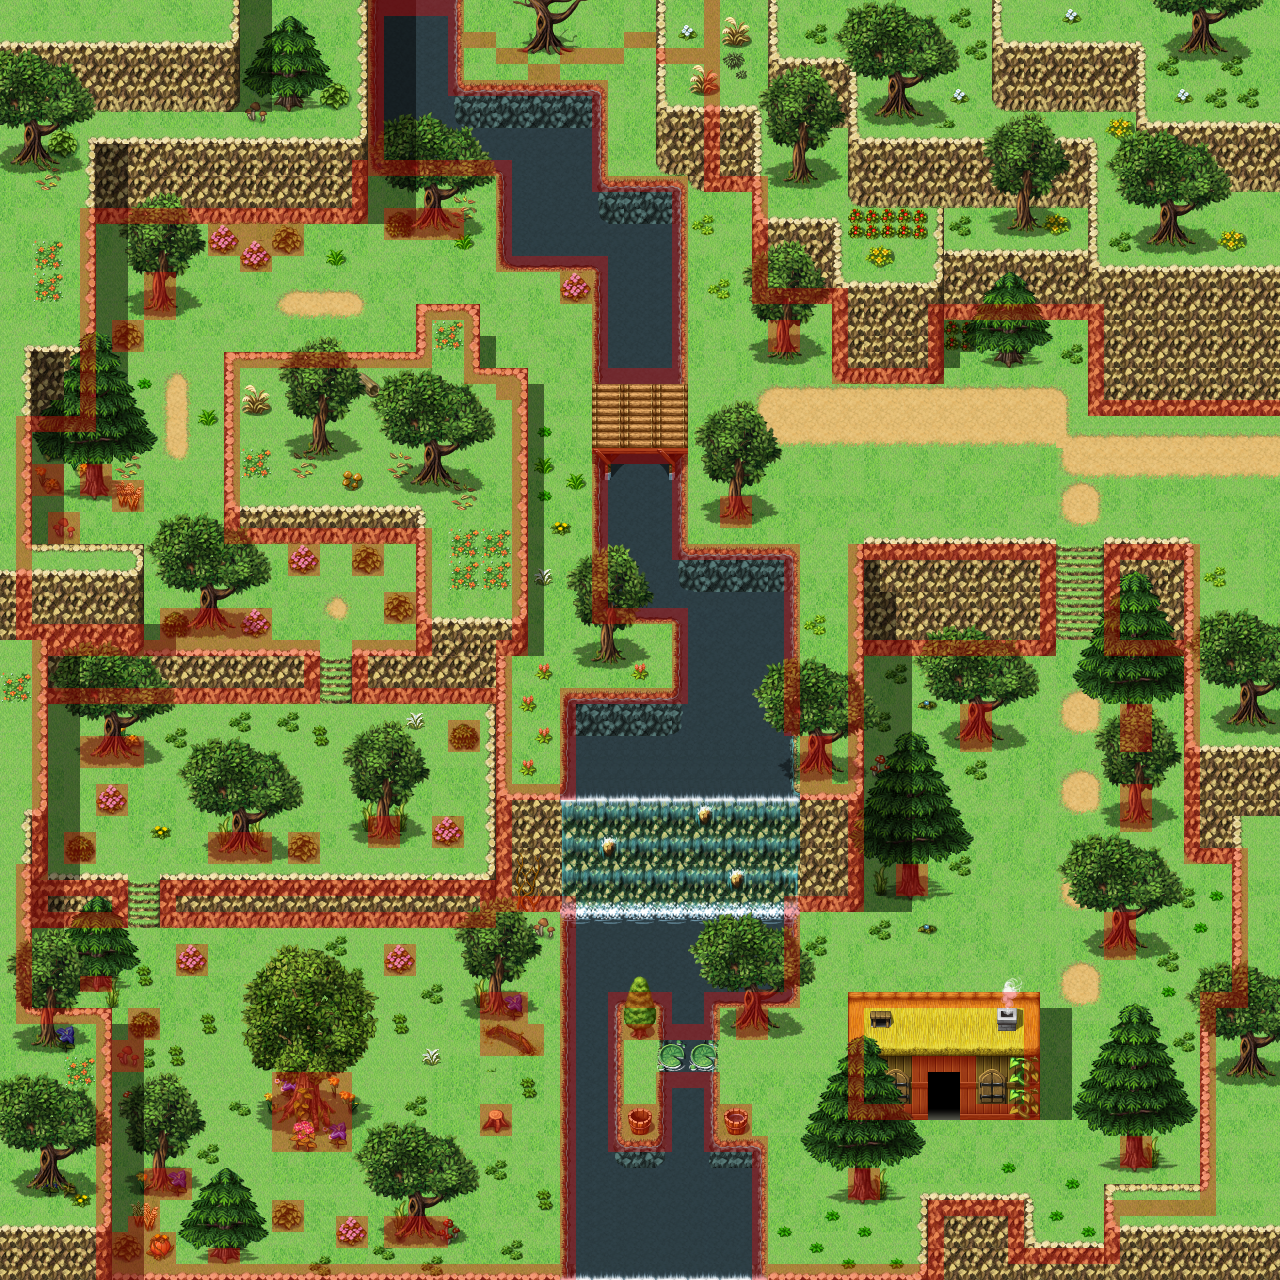

Tiled map render using the project's own tile images. Description and the map definition, with tile-layer contents summarised, below:
An orthogonal 80x80 tile map with 16x16 px tiles, 7 tile layers (Ground, Ground Detail, Foreground, Foreground Detail, ...), 8 tilesets and 1 object.

<map version="1.0" orientation="orthogonal" renderorder="right-down" width="80" height="80" tilewidth="16" tileheight="16" nextobjectid="30">
 <properties>
  <property name="unity:scale" value="0.01" />
 </properties>
 <tileset firstgid="1" name="Outside_A5" tilewidth="16" tileheight="16" tilecount="512" columns="16">
  <image source="../RPG_MAKER/Tilesets/Outside_A5.png" width="256" height="512" />
  <tile id="352">
   <objectgroup draworder="index" />
  </tile>
  <tile id="353">
   <objectgroup draworder="index" />
  </tile>
  <tile id="354">
   <objectgroup draworder="index" />
  </tile>
  <tile id="355">
   <objectgroup draworder="index" />
  </tile>
  <tile id="356">
   <objectgroup draworder="index" />
  </tile>
  <tile id="357">
   <objectgroup draworder="index" />
  </tile>
  <tile id="368">
   <objectgroup draworder="index" />
  </tile>
  <tile id="373">
   <objectgroup draworder="index" />
  </tile>
  <tile id="384">
   <objectgroup draworder="index" />
  </tile>
  <tile id="389">
   <objectgroup draworder="index" />
  </tile>
  <tile id="400">
   <objectgroup draworder="index" />
  </tile>
  <tile id="405">
   <objectgroup draworder="index" />
  </tile>
  <tile id="416">
   <objectgroup draworder="index" />
  </tile>
  <tile id="421">
   <objectgroup draworder="index" />
  </tile>
  <tile id="432">
   <objectgroup draworder="index" />
  </tile>
  <tile id="433">
   <objectgroup draworder="index" />
  </tile>
  <tile id="434">
   <objectgroup draworder="index" />
  </tile>
  <tile id="435">
   <objectgroup draworder="index" />
  </tile>
  <tile id="436">
   <objectgroup draworder="index" />
  </tile>
  <tile id="437">
   <objectgroup draworder="index" />
  </tile>
 </tileset>
 <tileset firstgid="513" name="Outside_B" tilewidth="16" tileheight="16" tilecount="1024" columns="32">
  <image source="../RPG_MAKER/Tilesets/Outside_B.png" width="512" height="512" />
  <tile id="993">
   <objectgroup draworder="index" />
  </tile>
  <tile id="994">
   <objectgroup draworder="index" />
  </tile>
 </tileset>
 <tileset firstgid="1537" name="Outside_A2" tilewidth="16" tileheight="16" tilecount="768" columns="32">
  <image source="../RPG_MAKER/Tilesets/Outside_A2.png" width="512" height="384" />
 </tileset>
 <tileset firstgid="2305" name="Outside_A1" tilewidth="16" tileheight="16" tilecount="768" columns="32">
  <image source="../RPG_MAKER/Tilesets/Outside_A1.png" width="512" height="384" />
  <tile id="3">
   <animation>
    <frame tileid="3" duration="100" />
    <frame tileid="7" duration="100" />
    <frame tileid="11" duration="100" />
   </animation>
  </tile>
  <tile id="64">
   <animation>
    <frame tileid="64" duration="200" />
    <frame tileid="68" duration="200" />
    <frame tileid="72" duration="200" />
   </animation>
  </tile>
  <tile id="65">
   <animation>
    <frame tileid="65" duration="200" />
    <frame tileid="69" duration="200" />
    <frame tileid="73" duration="200" />
   </animation>
  </tile>
  <tile id="66">
   <animation>
    <frame tileid="66" duration="200" />
    <frame tileid="70" duration="200" />
    <frame tileid="74" duration="200" />
   </animation>
  </tile>
  <tile id="67">
   <animation>
    <frame tileid="67" duration="200" />
    <frame tileid="71" duration="200" />
    <frame tileid="75" duration="200" />
   </animation>
  </tile>
  <tile id="96">
   <animation>
    <frame tileid="96" duration="200" />
    <frame tileid="100" duration="200" />
    <frame tileid="104" duration="200" />
   </animation>
  </tile>
  <tile id="97">
   <animation>
    <frame tileid="97" duration="200" />
    <frame tileid="101" duration="200" />
    <frame tileid="105" duration="200" />
   </animation>
  </tile>
  <tile id="98">
   <animation>
    <frame tileid="98" duration="200" />
    <frame tileid="102" duration="200" />
    <frame tileid="106" duration="200" />
   </animation>
  </tile>
  <tile id="99">
   <animation>
    <frame tileid="99" duration="200" />
    <frame tileid="103" duration="200" />
    <frame tileid="107" duration="200" />
   </animation>
  </tile>
  <tile id="128">
   <animation>
    <frame tileid="128" duration="200" />
    <frame tileid="132" duration="200" />
    <frame tileid="136" duration="200" />
   </animation>
  </tile>
  <tile id="129">
   <animation>
    <frame tileid="129" duration="200" />
    <frame tileid="133" duration="200" />
    <frame tileid="137" duration="200" />
   </animation>
  </tile>
  <tile id="130">
   <animation>
    <frame tileid="130" duration="200" />
    <frame tileid="134" duration="200" />
    <frame tileid="138" duration="200" />
   </animation>
  </tile>
  <tile id="131">
   <animation>
    <frame tileid="131" duration="200" />
    <frame tileid="135" duration="200" />
    <frame tileid="139" duration="200" />
   </animation>
  </tile>
  <tile id="160">
   <animation>
    <frame tileid="160" duration="200" />
    <frame tileid="164" duration="200" />
    <frame tileid="168" duration="200" />
   </animation>
  </tile>
  <tile id="161">
   <animation>
    <frame tileid="161" duration="200" />
    <frame tileid="165" duration="200" />
    <frame tileid="169" duration="200" />
   </animation>
  </tile>
  <tile id="162">
   <animation>
    <frame tileid="162" duration="200" />
    <frame tileid="166" duration="200" />
    <frame tileid="170" duration="200" />
   </animation>
  </tile>
  <tile id="163">
   <animation>
    <frame tileid="163" duration="200" />
    <frame tileid="167" duration="200" />
    <frame tileid="171" duration="200" />
   </animation>
  </tile>
  <tile id="396">
   <animation>
    <frame tileid="396" duration="200" />
    <frame tileid="460" duration="200" />
    <frame tileid="524" duration="200" />
   </animation>
  </tile>
  <tile id="397">
   <animation>
    <frame tileid="397" duration="200" />
    <frame tileid="461" duration="200" />
    <frame tileid="525" duration="200" />
   </animation>
  </tile>
  <tile id="398">
   <animation>
    <frame tileid="398" duration="200" />
    <frame tileid="462" duration="200" />
    <frame tileid="526" duration="200" />
   </animation>
  </tile>
  <tile id="399">
   <animation>
    <frame tileid="399" duration="200" />
    <frame tileid="463" duration="200" />
    <frame tileid="527" duration="200" />
   </animation>
  </tile>
  <tile id="428">
   <animation>
    <frame tileid="428" duration="200" />
    <frame tileid="492" duration="200" />
    <frame tileid="556" duration="200" />
   </animation>
  </tile>
  <tile id="429">
   <animation>
    <frame tileid="429" duration="200" />
    <frame tileid="493" duration="200" />
    <frame tileid="557" duration="200" />
   </animation>
  </tile>
  <tile id="430">
   <animation>
    <frame tileid="430" duration="200" />
    <frame tileid="494" duration="200" />
    <frame tileid="558" duration="200" />
   </animation>
  </tile>
  <tile id="431">
   <animation>
    <frame tileid="431" duration="200" />
    <frame tileid="495" duration="200" />
    <frame tileid="559" duration="200" />
   </animation>
  </tile>
  <tile id="588">
   <animation>
    <frame tileid="588" duration="200" />
    <frame tileid="652" duration="200" />
    <frame tileid="716" duration="200" />
   </animation>
  </tile>
  <tile id="589">
   <animation>
    <frame tileid="589" duration="200" />
    <frame tileid="653" duration="200" />
    <frame tileid="717" duration="200" />
   </animation>
  </tile>
  <tile id="590">
   <animation>
    <frame tileid="590" duration="200" />
    <frame tileid="654" duration="200" />
    <frame tileid="718" duration="200" />
   </animation>
  </tile>
  <tile id="591">
   <animation>
    <frame tileid="591" duration="200" />
    <frame tileid="655" duration="200" />
    <frame tileid="719" duration="200" />
   </animation>
  </tile>
  <tile id="620">
   <animation>
    <frame tileid="620" duration="200" />
    <frame tileid="684" duration="200" />
    <frame tileid="748" duration="200" />
   </animation>
  </tile>
  <tile id="621">
   <animation>
    <frame tileid="621" duration="200" />
    <frame tileid="685" duration="200" />
    <frame tileid="749" duration="200" />
   </animation>
  </tile>
  <tile id="622">
   <animation>
    <frame tileid="622" duration="200" />
    <frame tileid="686" duration="200" />
    <frame tileid="750" duration="200" />
   </animation>
  </tile>
  <tile id="623">
   <animation>
    <frame tileid="623" duration="200" />
    <frame tileid="687" duration="200" />
    <frame tileid="751" duration="200" />
   </animation>
  </tile>
 </tileset>
 <tileset firstgid="3073" name="Outside_A3" tilewidth="16" tileheight="16" tilecount="512" columns="32">
  <image source="../RPG_MAKER/Tilesets/Outside_A3.png" width="512" height="256" />
 </tileset>
 <tileset firstgid="3585" name="!Other2" tilewidth="16" tileheight="16" tilecount="768" columns="24">
  <image source="../RPG_MAKER/Characters/!Other2.png" width="384" height="512" />
  <tile id="24">
   <animation>
    <frame tileid="24" duration="100" />
    <frame tileid="26" duration="100" />
    <frame tileid="28" duration="100" />
   </animation>
  </tile>
  <tile id="25">
   <animation>
    <frame tileid="25" duration="100" />
    <frame tileid="27" duration="100" />
    <frame tileid="29" duration="100" />
   </animation>
  </tile>
  <tile id="30">
   <animation>
    <frame tileid="30" duration="100" />
    <frame tileid="32" duration="100" />
    <frame tileid="34" duration="100" />
   </animation>
  </tile>
  <tile id="31">
   <animation>
    <frame tileid="31" duration="100" />
    <frame tileid="33" duration="100" />
    <frame tileid="35" duration="100" />
   </animation>
  </tile>
  <tile id="48">
   <animation>
    <frame tileid="48" duration="100" />
    <frame tileid="50" duration="100" />
    <frame tileid="52" duration="100" />
   </animation>
  </tile>
  <tile id="49">
   <animation>
    <frame tileid="49" duration="100" />
    <frame tileid="51" duration="100" />
    <frame tileid="53" duration="100" />
   </animation>
  </tile>
  <tile id="54">
   <animation>
    <frame tileid="54" duration="100" />
    <frame tileid="56" duration="100" />
    <frame tileid="58" duration="100" />
   </animation>
  </tile>
  <tile id="55">
   <animation>
    <frame tileid="55" duration="100" />
    <frame tileid="57" duration="100" />
    <frame tileid="59" duration="100" />
   </animation>
  </tile>
  <tile id="384">
   <animation>
    <frame tileid="384" duration="100" />
    <frame tileid="386" duration="100" />
    <frame tileid="388" duration="100" />
    <frame tileid="480" duration="100" />
    <frame tileid="482" duration="100" />
    <frame tileid="484" duration="100" />
    <frame tileid="576" duration="100" />
    <frame tileid="578" duration="100" />
    <frame tileid="580" duration="100" />
    <frame tileid="672" duration="100" />
    <frame tileid="674" duration="100" />
    <frame tileid="676" duration="100" />
   </animation>
  </tile>
  <tile id="385">
   <animation>
    <frame tileid="385" duration="100" />
    <frame tileid="387" duration="100" />
    <frame tileid="389" duration="100" />
    <frame tileid="481" duration="100" />
    <frame tileid="483" duration="100" />
    <frame tileid="485" duration="100" />
    <frame tileid="577" duration="100" />
    <frame tileid="579" duration="100" />
    <frame tileid="581" duration="100" />
    <frame tileid="673" duration="100" />
    <frame tileid="675" duration="100" />
    <frame tileid="677" duration="100" />
   </animation>
  </tile>
  <tile id="408">
   <animation>
    <frame tileid="408" duration="100" />
    <frame tileid="410" duration="100" />
    <frame tileid="412" duration="100" />
    <frame tileid="504" duration="100" />
    <frame tileid="506" duration="100" />
    <frame tileid="508" duration="100" />
    <frame tileid="600" duration="100" />
    <frame tileid="602" duration="100" />
    <frame tileid="604" duration="100" />
    <frame tileid="696" duration="100" />
    <frame tileid="698" duration="100" />
    <frame tileid="700" duration="100" />
   </animation>
  </tile>
  <tile id="409">
   <animation>
    <frame tileid="409" duration="100" />
    <frame tileid="411" duration="100" />
    <frame tileid="413" duration="100" />
    <frame tileid="505" duration="100" />
    <frame tileid="507" duration="100" />
    <frame tileid="509" duration="100" />
    <frame tileid="601" duration="100" />
    <frame tileid="603" duration="100" />
    <frame tileid="605" duration="100" />
    <frame tileid="697" duration="100" />
    <frame tileid="699" duration="100" />
    <frame tileid="701" duration="100" />
   </animation>
  </tile>
  <tile id="432">
   <animation>
    <frame tileid="432" duration="100" />
    <frame tileid="434" duration="100" />
    <frame tileid="436" duration="100" />
    <frame tileid="528" duration="100" />
    <frame tileid="530" duration="100" />
    <frame tileid="532" duration="100" />
    <frame tileid="624" duration="100" />
    <frame tileid="626" duration="100" />
    <frame tileid="628" duration="100" />
    <frame tileid="720" duration="100" />
    <frame tileid="722" duration="100" />
    <frame tileid="724" duration="100" />
   </animation>
  </tile>
  <tile id="433">
   <animation>
    <frame tileid="433" duration="100" />
    <frame tileid="435" duration="100" />
    <frame tileid="437" duration="100" />
    <frame tileid="529" duration="100" />
    <frame tileid="531" duration="100" />
    <frame tileid="533" duration="100" />
    <frame tileid="625" duration="100" />
    <frame tileid="627" duration="100" />
    <frame tileid="629" duration="100" />
    <frame tileid="721" duration="100" />
    <frame tileid="723" duration="100" />
    <frame tileid="725" duration="100" />
   </animation>
  </tile>
 </tileset>
 <tileset firstgid="4353" name="Árboles_1" tilewidth="16" tileheight="16" tilecount="1024" columns="32">
  <image source="../Otros/Árboles_1.png" width="512" height="512" />
 </tileset>
 <tileset firstgid="5377" name="colisiones_color" tilewidth="16" tileheight="16" tilecount="36" columns="6">
  <image source="../colisiones_color.png" width="96" height="96" />
  <tile id="0">
   <objectgroup draworder="index">
    <object id="0" x="-0.5" y="-0.625" width="16.875" height="17.25" />
   </objectgroup>
  </tile>
 </tileset>
 <layer name="Ground" width="80" height="80">
  <properties>
   <property name="unity:sortingLayerName" value="Background" />
  </properties>
  <data>[6400 cells, 6368 non-empty, 142 distinct tile ids]</data>
 </layer>
 <layer name="Ground Detail" width="80" height="80">
  <properties>
   <property name="unity:sortingLayerName" value="Background Detail" />
  </properties>
  <data>[6400 cells, 1006 non-empty, 176 distinct tile ids]</data>
 </layer>
 <layer name="Foreground" width="80" height="80">
  <properties>
   <property name="unity:sortingLayerName" value="Foreground" />
  </properties>
  <data>[6400 cells, 1653 non-empty, 185 distinct tile ids]</data>
 </layer>
 <layer name="Foreground Detail" width="80" height="80">
  <properties>
   <property name="unity:sortingLayerName" value="Foreground Detail" />
  </properties>
  <data>[6400 cells, 72 non-empty, 54 distinct tile ids]</data>
 </layer>
 <layer name="Top" width="80" height="80">
  <properties>
   <property name="unity:sortingLayerName" value="Top" />
  </properties>
  <data>[6400 cells, 1701 non-empty, 337 distinct tile ids]</data>
 </layer>
 <layer name="Top Detail" width="80" height="80">
  <properties>
   <property name="unity:sortingLayerName" value="Top Detail" />
  </properties>
  <data>[6400 cells, 395 non-empty, 127 distinct tile ids]</data>
 </layer>
 <layer name="Colisiones Nivel 0" width="80" height="80" opacity="0.34">
  <data>[6400 cells, 1128 non-empty, 1 distinct tile ids]</data>
 </layer>
</map>
